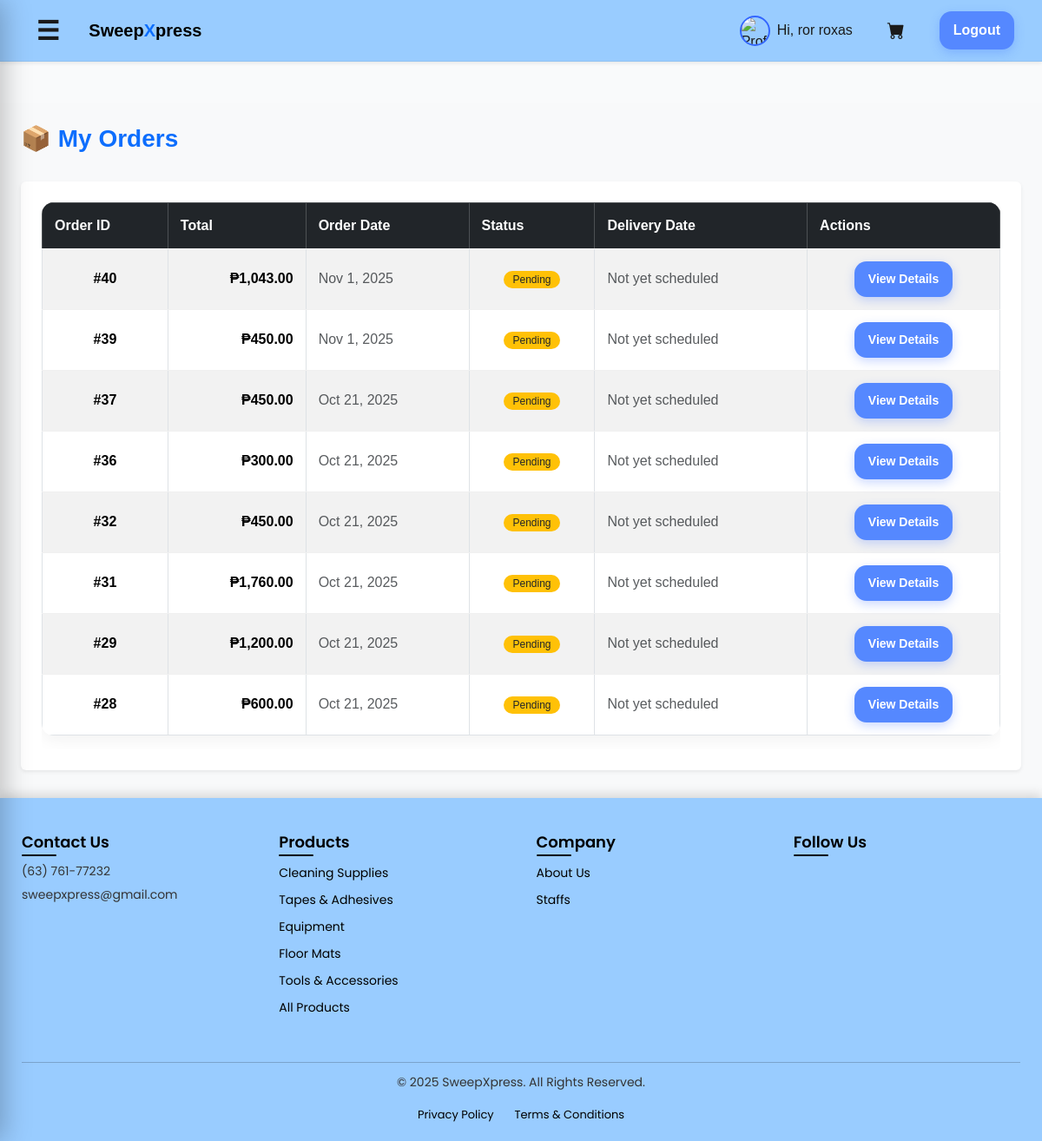
The app's page /customers/my_orders.php (signed in) with its own data.
### tables this page shows
CREATE TABLE `deliveries` (
  `id` int(11) NOT NULL,
  `order_id` int(11) NOT NULL,
  `customer_name` varchar(120) NOT NULL,
  `address` varchar(255) NOT NULL,
  `status` enum('pending','shipped','delivered','cancelled') DEFAULT 'pending',
  `delivery_date` date DEFAULT NULL,
  `created_at` timestamp NOT NULL DEFAULT current_timestamp()
);

CREATE TABLE `orders` (
  `id` int(11) NOT NULL,
  `user_id` int(11) DEFAULT NULL,
  `total` decimal(10,2) NOT NULL DEFAULT 0.00,
  `address` varchar(255) DEFAULT NULL,
  `status` enum('pending','preparing','delivered','completed','cancellation_requested','cancelled') NOT NULL DEFAULT 'pending',
  `created_at` timestamp NOT NULL DEFAULT current_timestamp(),
  `payment_method` varchar(50) NOT NULL DEFAULT 'COD',
  `payment_status` varchar(50) NOT NULL DEFAULT 'pending',
  `customer_name` varchar(120) DEFAULT NULL,
  `notes` text DEFAULT NULL,
  `cancellation_reason` text DEFAULT NULL,
  `admin_note` text DEFAULT NULL,
  `po_number` varchar(50) DEFAULT NULL,
  `payment_terms` varchar(100) DEFAULT NULL,
  `order_type` varchar(10) NOT NULL DEFAULT 'B2C'
);

### config.php (called while the page is built, shortened)
<?php
function h($s) {
    return htmlspecialchars($s ?? '', ENT_QUOTES, 'UTF-8');
}
?>

### customers/my_orders.php (the view, shortened to what this page needs)
<?php
require_once __DIR__ . '/../config.php';
require_once __DIR__ . '/../includes/header.php';
$user_id = $_SESSION['user']['id'];
try {
    $stmt = $pdo->prepare("
        SELECT
            o.*,
            d.delivery_date,
            d.status AS delivery_status
        FROM orders o
        LEFT JOIN deliveries d ON o.id = d.order_id
        WHERE o.user_id = ?
        ORDER BY o.created_at DESC
    ");
    $stmt->execute([$user_id]);
    $orders = $stmt->fetchAll(PDO::FETCH_ASSOC);
} catch (PDOException $e) {
    die("Database error: " . $e->getMessage());
}
?>
<div class="min-vh-100 bg-light p-4">
    <div class="d-flex justify-content-between align-items-center mb-4">
        <h1 class="h3 fw-bold text-primary">📦 My Orders</h1>
    </div>
    <?php if ($orders): ?>
        <div class="bg-white rounded shadow-sm p-4">
            <div class="table-responsive">
                <table class="table table-striped table-hover align-middle table-bordered">
                    <thead class="table-dark text-center">
                        <tr>
                            <th>Order ID</th>
                            <th>Total</th>
                            <th>Order Date</th>
                            <th>Status</th>
                            <th>Delivery Date</th>
                            <th>Actions</th>
                        </tr>
                    </thead>
                    <tbody>
                        <?php foreach ($orders as $order): ?>
                            <?php
                                $has_notification = !empty(trim($order['admin_note'] ?? ''));
                                $row_class = $has_notification ? 'table-warning border border-3 border-danger' : '';
                                $status_to_display = $order['status'];
                                $status_class = match($status_to_display) {
                                    'delivered' => 'bg-success text-light',
                                    'shipped'   => 'bg-info text-dark',
                                    'pending'   => 'bg-warning text-dark',
                                    'cancellation_requested', 'cancelled' => 'bg-danger text-light',
                                    default     => 'bg-secondary text-light'
                                };
                            ?>
                            <tr class="<?php echo $row_class; ?>">
                                <td class="fw-bold text-center">
                                    #<?php echo h($order['id']); ?>
                                </td>
                                <td class="fw-semibold text-end">₱<?php echo number_format($order['total'], 2); ?></td>
                                <td class="text-muted"><?php echo date('M j, Y', strtotime($order['created_at'])); ?></td>
                                <td class="text-center">
                                    <span class="badge <?php echo $status_class; ?>">
                                        <?php
                                            if ($status_to_display === 'shipped') {
                                                echo h('Preparing');
                                            } else {
                                                echo h(ucfirst(str_replace('_', ' ', $status_to_display)));
                                            }
                                        ?>
                                    </span>
                                </td>
                                <td>
                                    <?php
                                        if (!empty($order['delivery_date'])) {
                                            echo date('F j, Y', strtotime($order['delivery_date']));
                                        } else {
                                            echo "<span class='text-muted'>Not yet scheduled</span>";
                                        }
                                    ?>
                                </td>
                                <td class="text-center">
                                    <a href="/sweepxpress/customers/order_details.php?id=<?php echo h($order['id']); ?>"
                                        class="btn btn-sm btn-outline-primary">
                                        View Details
                                    </a>
                                </td>
                            </tr>
                        <?php endforeach; ?>
                    </tbody>
                </table>
            </div>
        </div>
    <?php else: ?>
        <div class="alert alert-info text-center">
            <p>You have not placed any orders yet. <a href="/sweepxpress/products.php" class="alert-link">Start shopping now!</a></p>
        </div>
    <?php endif; ?>
</div>
<?php
require_once __DIR__ . '/../includes/footer.php';
?>

### assets/style.css (style rules this page uses)
* { box-sizing: border-box; -webkit-font-smoothing: antialiased; }
body { margin: 0; font-family: -apple-system, BlinkMacSystemFont, "Segoe UI", Roboto, Inter, Arial, sans-serif; background: #f5f7fa; color: #1a1a1a; line-height: 1.5; }
nav a.btn, .btn { background: #5588ff !important; color: #fff !important; padding: 10px 16px; border-radius: 14px; font-weight: 600; text-decoration: none; border: none; cursor: pointer; box-shadow: 0 4px 12px rgba(51,102,255,0.25); transition: transform 0.1s, opacity 0.2s; }
.table { width: 100%; border-collapse: collapse; background: #fff; border-radius: 14px; overflow: hidden; box-shadow: 0 6px 18px rgba(0,0,0,0.05); }
.table th, .table td { padding: 14px; border-bottom: 1px solid #f0f0f0; text-align: left; }
.table tr:last-child td { border-bottom: none; }
.badge { background: rgba(85, 136, 255, 0.15); color: #3366ff; padding: 4px 10px; border-radius: 999px; font-size: 12px; font-weight: 500; }
body { background: #f9fafb; font-family: Arial, sans-serif; }

### records on screen
deliveries: order "40", order.total "1,043.00", order.created_at "Nov 1, 2025", order.status "Pending", shows "Not yet scheduled"
deliveries: order "39", order.total "450.00", order.created_at "Nov 1, 2025", order.status "Pending", shows "Not yet scheduled"
deliveries: order "37", order.total "450.00", order.created_at "Oct 21, 2025", order.status "Pending", shows "Not yet scheduled"
deliveries: order "36", order.total "300.00", order.created_at "Oct 21, 2025", order.status "Pending", shows "Not yet scheduled"
deliveries: order "32", order.total "450.00", order.created_at "Oct 21, 2025", order.status "Pending", shows "Not yet scheduled"
deliveries: order "31", order.total "1,760.00", order.created_at "Oct 21, 2025", order.status "Pending", shows "Not yet scheduled"
deliveries: order "29", order.total "1,200.00", order.created_at "Oct 21, 2025", order.status "Pending", shows "Not yet scheduled"
deliveries: order "28", order.total "600.00", order.created_at "Oct 21, 2025", order.status "Pending", shows "Not yet scheduled"

### other values on screen
$displayName "ror roxas"
